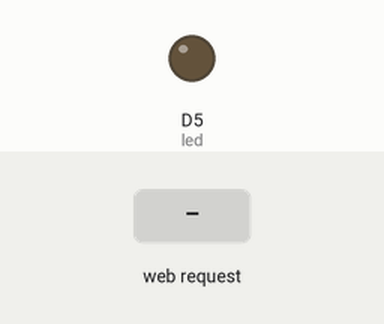
Simulated run of this sketch. Board: ESP8266 (NodeMCU). Parts: output pins drawn as LEDs (lit = HIGH). The inputs (shaded band) are chosen by the test bench. WiFi joins after 1.5 s; servers stay silent unless stated; what the sketch prints to the serial monitor is not drawn.

Above: at 2.7 s.
2.8 s: HTTP request GET /on received
At 4.0 s:
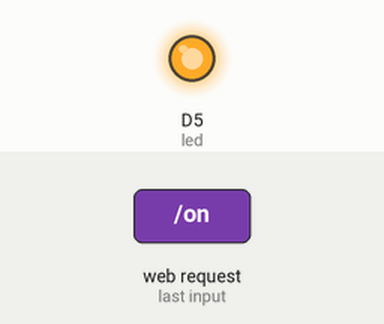
4.3 s: HTTP request GET /off received
At 5.3 s:
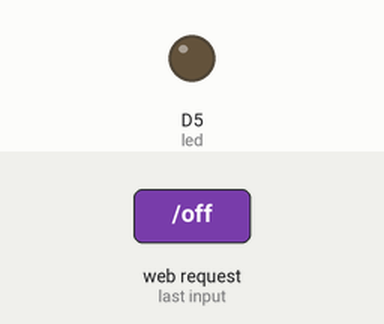
Timing chart, 0 to 7.3 s (numbered marks = the images above; inputs shaded):
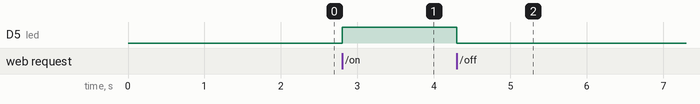

The sketch:

WebServer.ino
```cpp
#include<ESP8266WiFi.h>

const char* ssid = "";
const char* password = "";

WiFiServer server(80);
String header;
String outputState = "OFF";
const int led = D5;


void setup() {
  Serial.begin(9600);
  pinMode(led,OUTPUT);
  digitalWrite(led,LOW);
  Serial.print("Connecting to: ");
  Serial.println(ssid);
  WiFi.begin(ssid,password);
  while(WiFi.status() != WL_CONNECTED)
  {
    delay(500);
    Serial.print(".");
  }
  Serial.println("\nConnected");
  Serial.print("Local IP: ");
  Serial.println(WiFi.localIP());
  server.begin();
  Serial.println("Started Server");
}

void loop() {
  WiFiClient client = server.available();
  if(client)
  {
    Serial.println("New Client");
    String currentLine = "";
    while(client.connected()){
      if(client.available()){
        char c = client.read();
        Serial.write(c);
        header+=c;
        if(c=='\n'){
          if(currentLine.length()==0){
            client.println("HTTP/1.1 200 OK");
            client.println("Content-type:text/html");
            client.println("Connection:close");
            client.println("");
            client.println("<html>");
            if(header.indexOf("GET /on")>=0){
              digitalWrite(led,HIGH);
              outputState="ON";
            }
            else if(header.indexOf("GET /off")>=0){
              digitalWrite(led,LOW);
              outputState="OFF";
            }
            client.println("<body>");
            client.print("<h1>LED is currently ");
            client.print(outputState);
            client.println("</h1>");
            String button = "";
            if(outputState=="OFF"){
              button = "<p><a href=\"/on\"><button>Turn LED ON</button></a></p>";
            }else{
              button = "<p><a href=\"/off\"><button>Turn LED OFF</button></a></p>";
            }
            client.println(button);
            client.println("</body>");
            client.println("</html>");
            client.println();
            break;
          } else {
            currentLine = "";
          }
        } else if(c!='\r') {
          currentLine+=c;
        }
      }
    }
    header = "";
    client.stop();
    Serial.println("Client Disconnected\n");
  }
}
```

Measured:
- after the input at 2.8 s, D5 (led): LOW → HIGH at once
- after the input at 4.3 s, D5 (led): HIGH → LOW at once
